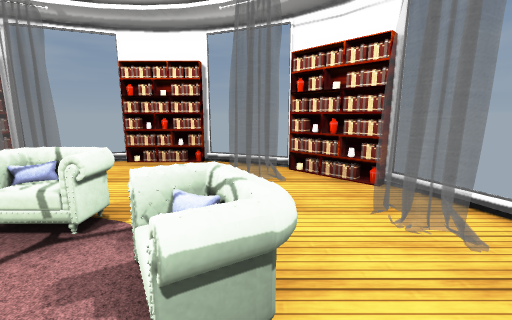
view 1 (above)

13 first-person views from a walk through a scene from a Unity 3-D project. The camera is 1.3 m above the floor, tilts 10° down and sees 90° across. The floor is counted in squares, 1 m on a side. Each view is taken from the middle of a square. On the plan, view 1 faces up. The plan holds only what a view shows up to about 13 squares ahead; the rest is blank. The player character is not drawn. Some surface patterns are stand-ins.

view 2
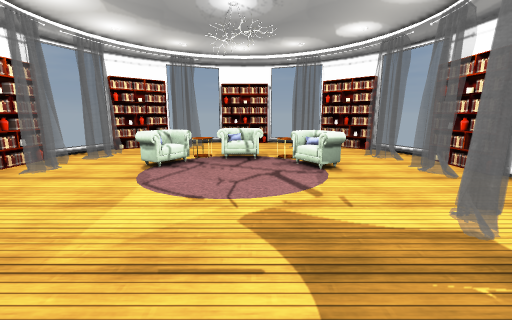

view 3
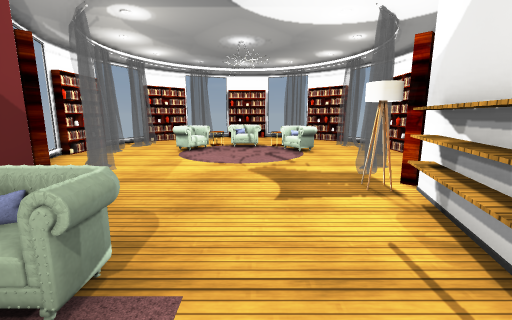

view 4
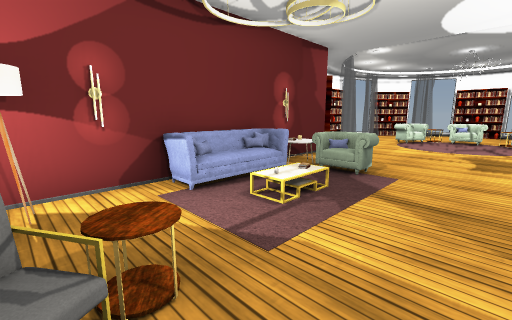

view 5
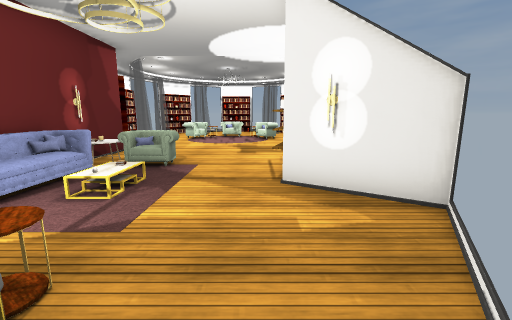

view 6
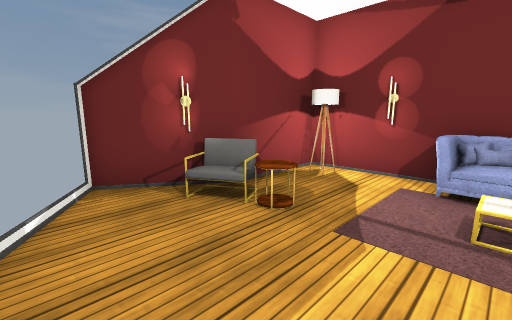

view 7
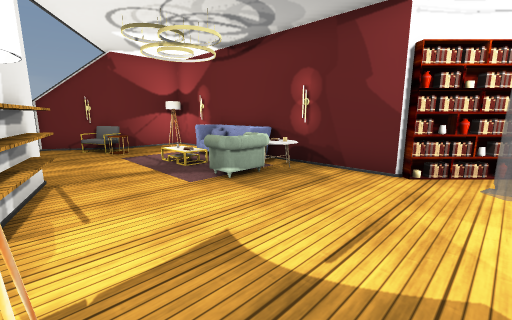

view 8
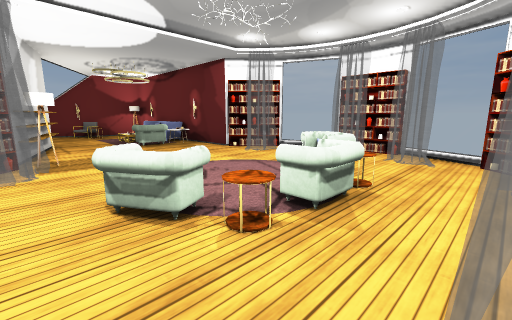

view 9
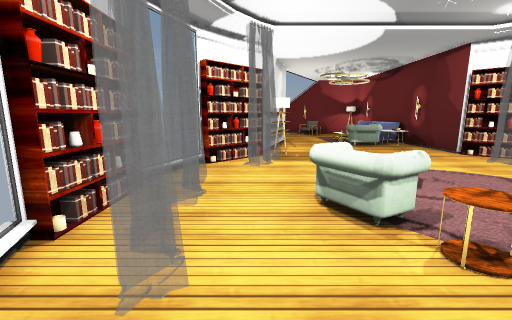

view 10
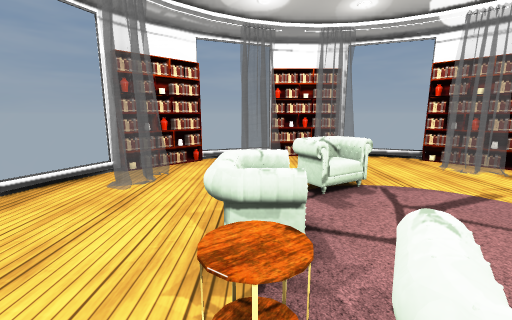

view 11
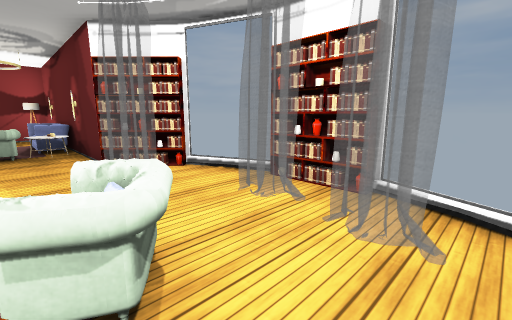

view 12
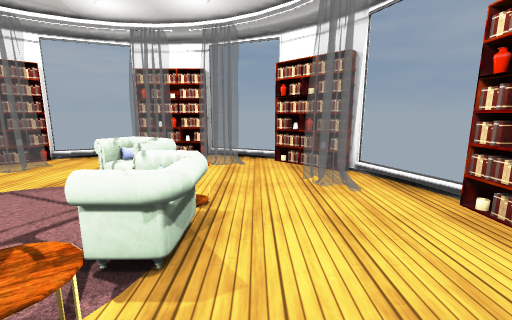

view 13
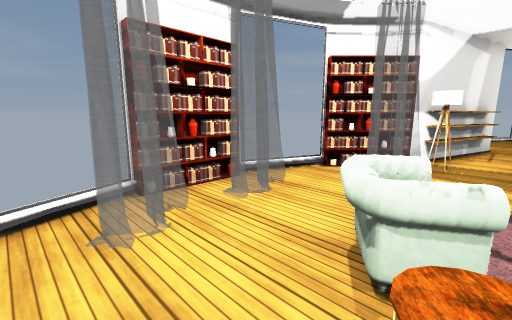

### Floor plan
Key: @ floor where view 1 was taken; # wall or solid block; . floor; = window, fence, low wall or low ledge; v drop or lower ground; B bookshelf; P pillow; T table; L lamp; S sofa; C chair; O other object.
Columns run from 9 left of view 1 to 4 right of it. Each row starts with its distance up from view 1.
  7    #==BB==#
  6   ##==...=##
  5  #B.=....=.B#
  4  =..........=
  3 #==..TP=T..==#
  2 #B=.==..#=.=B#
  1 #B=.=....=.=B#
  0 #B.......@.=##
 -1 #=.=........=
 -2  #B=......=B#
 -3   BB.....LBB
 -4    #.....##
 -5    #.....##
 -6    #Tv=..#
 -7    #S.=..#
 -8    #O....##
 -9    #O.....##
-10    #......=#
-11    #..T...=#
-12    #L.T..=#
-13    ####C.#
-14       ####

Positions as (right, up) in squares from view 1, and headings:
1: (0, 0), facing up
2: (-2, -5), facing up
3: (-2, -8), facing up
4: (-1, -12), facing up-left
5: (-1, -13), facing up
6: (0, -9), facing down-left
7: (0, -2), facing down-left
8: (1, 5), facing down-left
9: (1, 5), facing down
10: (-5, 3), facing right
11: (-4, 4), facing down-left
12: (0, 4), facing left
13: (-1, 4), facing down-right
